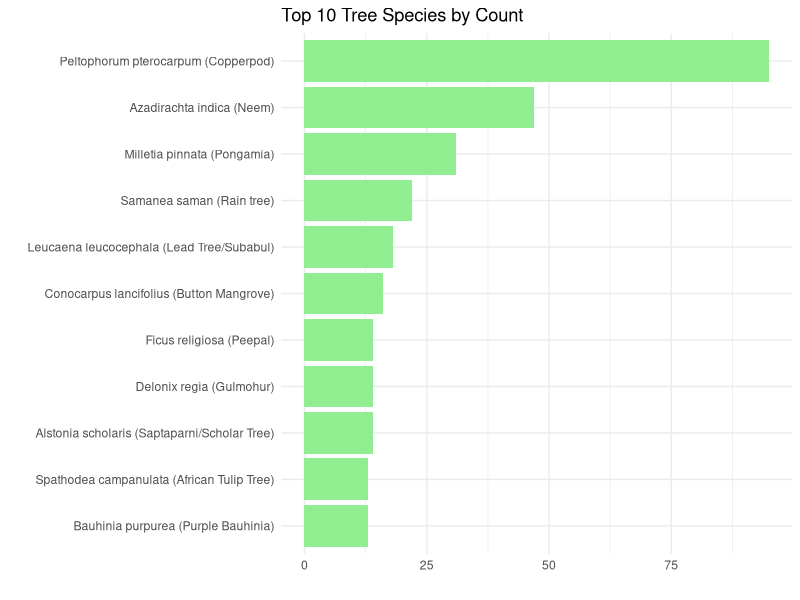
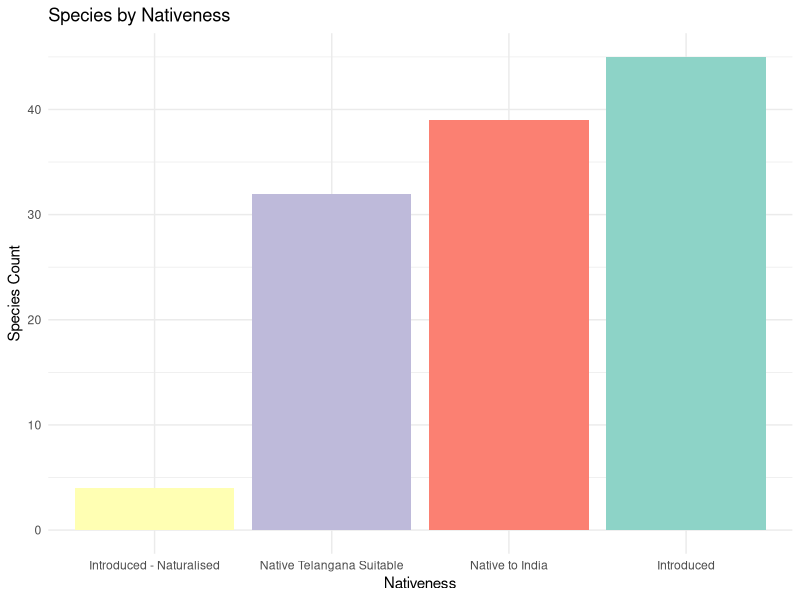
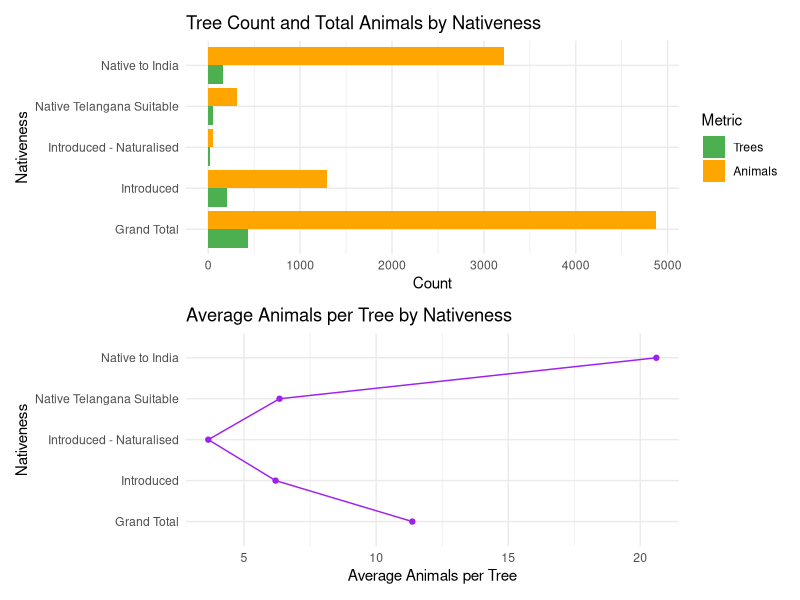
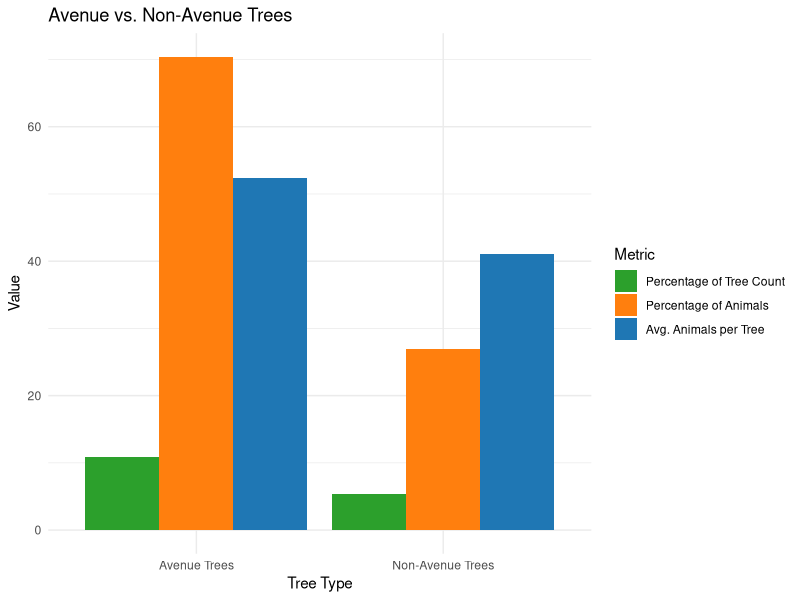
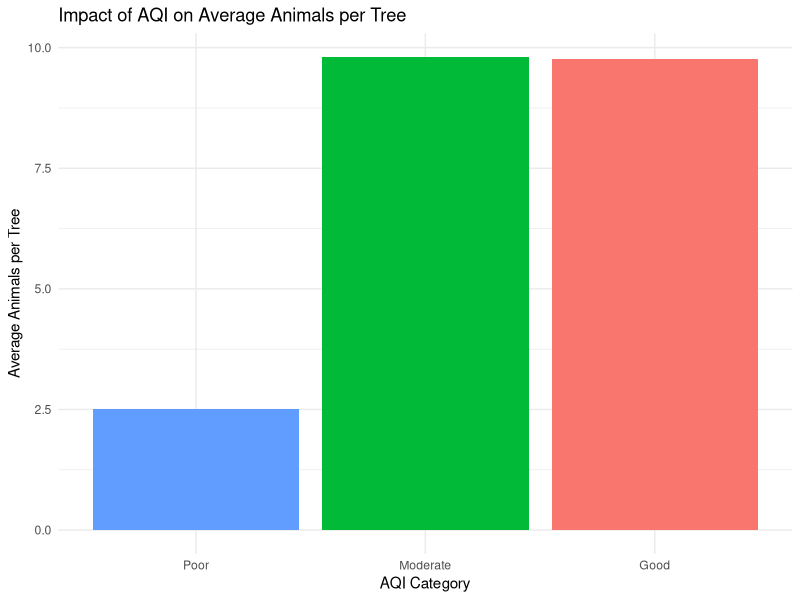

Write R code to recreate these figures, in order.
## ---- chunk 1
# Load necessary libraries
library(ggplot2)
library(dplyr)

treeData  <- read.csv("data/TreeData.csv")

# Assuming treeData is your data frame
tree_counts <- treeData %>%
  group_by(TreeSpeciesName) %>%
  summarize(TreeCount = n()) %>%
  arrange(desc(TreeCount))

# Remove the "Unidentified / Other" entry
filtered_tree_counts <- tree_counts %>%
  filter(TreeSpeciesName != "Unidentified / Other")

# Get the top 10 species after removing "Unidentified / Other"
top_10_filtered_tree_counts <- filtered_tree_counts %>%
  top_n(10, wt = TreeCount)
## ---- chunk 2
# Create the bar chart
ggplot(top_10_filtered_tree_counts, aes(x = reorder(TreeSpeciesName, TreeCount), y = TreeCount)) +
  geom_bar(stat = "identity", fill = "lightgreen") +
  coord_flip() +  # Flip coordinates for better readability
  labs(title = "Top 10 Tree Species by Count",
       x = "",
       y = "") +
  theme_minimal()

## ---- chunk 3
nativeness <- filtered_tree_counts %>%
  left_join(treeData %>% select(TreeSpeciesName, Nativeness) %>% distinct(), by = "TreeSpeciesName")

# Summarize the data by Nativeness
nativeness_summary <- nativeness %>%
  group_by(Nativeness) %>%
  summarize(
    TotalTreeCount = sum(TreeCount),
    SpeciesCount = n(),
    ExampleSpecies = paste(unique(TreeSpeciesName), collapse = ", ")
  ) %>%
  arrange(desc(TotalTreeCount))

# Print the summarized data nicely
print(nativeness_summary)
## ---- chunk 4
# Create a bar chart to display the total tree count by nativeness with species names
ggplot(nativeness_summary, aes(x = reorder(Nativeness, SpeciesCount), y = SpeciesCount, fill = Nativeness)) +
  geom_bar(stat = "identity") +
  #geom_text(aes(label = ExampleSpecies),nudge_x = -0.2, hjust = 0.1, size = 3.5, color = "black") +  # Add species names
  #coord_flip() +  # Flip coordinates for better readability
  labs(title = "Species by Nativeness",
       x = "Nativeness",
       y = "Species Count") +
  theme_minimal() +
  scale_fill_brewer(palette = "Set3")  + # Optional: use a color palette for better visualization
  theme(legend.position = "none")  # Remove the legend


## ---- chunk 5
# install.packages("tidyverse")
# install.packages("patchwork")

library(patchwork)
library(tidyverse)
library(dplyr)

treeData  <- read.csv("data/TreeData.csv")
animalData <- read.csv("data/AnimalData.csv")
treeAnimalData  <- read.csv("data/TreeAnimalData.csv")

colnames(treeAnimalData)
colnames(treeData)

identified_significant_tree_counts <- treeData %>%
  group_by(TreeSpeciesName) %>%
  summarize(TreeCount = n()) %>%
  arrange(desc(TreeCount)) %>%
  filter(TreeSpeciesName != "Unidentified / Other" & TreeCount > 5) 

nativeness_summary_significant <- identified_significant_tree_counts%>%
  left_join(treeData %>% select(TreeSpeciesName, Nativeness) %>% distinct(), by = "TreeSpeciesName") %>%
  group_by(Nativeness) %>%
  summarize(SpeciesCount = n(), AllTreesCount = sum(TreeCount)) %>%
  # Add a total row
  bind_rows(
    tibble(
      Nativeness = "Grand Total",
      SpeciesCount = sum(.$SpeciesCount),
      AllTreesCount = sum(.$AllTreesCount)
    )
  )

nativeness_summary_significant

# Nativeness-Animal Relation ####

# Filter treeAnimalData to include only significant tree species and join with tree counts
animal_summary_table <- treeAnimalData %>%
  filter(TreeSpeciesName %in% identified_significant_tree_counts$TreeSpeciesName) %>%
  group_by(Nativeness) %>%
  summarize(
    SUM_TotalAnimals = sum(AnimalCount, na.rm = TRUE),
  ) %>%
  # Add a total row
  bind_rows(
    tibble(
      Nativeness = "Grand Total",
      SUM_TotalAnimals = sum(.$SUM_TotalAnimals)
    )
  )

animal_summary_table

combined_summary <- nativeness_summary_significant %>%
  left_join(animal_summary_table, by = "Nativeness") %>%
  mutate(
    AVG_AnimalsPerTree = ifelse(AllTreesCount > 0, SUM_TotalAnimals / AllTreesCount, NA)  # Calculate average animals per tree
  )

# View the combined summary
print(combined_summary)




# Create a data frame for plotting to handle both TreeCount and TotalAnimals together
plot_data <- combined_summary %>%
  select(Nativeness, AllTreesCount, SUM_TotalAnimals, AVG_AnimalsPerTree) %>%
  pivot_longer(cols = c(AllTreesCount, SUM_TotalAnimals, AVG_AnimalsPerTree),
               names_to = "Metric",
               values_to = "Value")

# Plot Tree Count and Total Animals using bar chart
tree_animals_plot <- ggplot(plot_data %>% filter(Metric != "AVG_AnimalsPerTree"),
                            aes(x = Nativeness, y = Value, fill = Metric)) +
  geom_bar(stat = "identity", position = "dodge") +
  labs(title = "Tree Count and Total Animals by Nativeness",
       x = "Nativeness",
       y = "Count",
       fill = "Metric") +
  theme_minimal() +
  coord_flip() +
  scale_fill_manual(values = c("AllTreesCount" = "#4CAF50", "SUM_TotalAnimals" = "orange"),
                    labels = c("Trees", "Animals"))  # Custom labels

# Plot Average Animals per Tree using line plot
avg_animals_plot <- ggplot(plot_data %>% filter(Metric == "AVG_AnimalsPerTree"),
                           aes(x = Nativeness, y = Value, group = 1)) +
  geom_line(color = "purple") +
  geom_point(color = "purple") +
  labs(title = "Average Animals per Tree by Nativeness",
       x = "Nativeness",
       y = "Average Animals per Tree") +
  theme_minimal() +
  coord_flip()

# Combine plots
combined_plot <- tree_animals_plot / avg_animals_plot
## ---- chunk 6
# Display the combined plot
print(combined_plot)
## ---- chunk 7
# Data for Avenue vs. Non-Avenue Trees
avenue_non_avenue_data <- data.frame(
  Type = c("Avenue Trees", "Non-Avenue Trees"),
  PercentageTreeCount = c(52.32, 41.04),
  PercentageAnimals = c(70.39, 26.99),
  AvgAnimalsPerTree = c(10.8, 5.3)
)
library(ggplot2)
library(tidyr)

# Reshape the data for plotting
avenue_non_avenue_long <- avenue_non_avenue_data %>%
  pivot_longer(cols = c(PercentageTreeCount, PercentageAnimals, AvgAnimalsPerTree),
               names_to = "Metric",
               values_to = "Value")

# Plot Avenue vs. Non-Avenue Trees
avenue_non_avenue_plot <- ggplot(avenue_non_avenue_long, aes(x = Type, y = Value, fill = Metric)) +
  geom_bar(stat = "identity", position = "dodge") +
  labs(title = "Avenue vs. Non-Avenue Trees",
       x = "Tree Type",
       y = "Value",
       fill = "Metric") +
  theme_minimal() +
  scale_fill_manual(values = c("PercentageTreeCount" = "#1f77b4", 
                               "PercentageAnimals" = "#ff7f0e",
                               "AvgAnimalsPerTree" = "#2ca02c"),
                    labels = c("Percentage of Tree Count", "Percentage of Animals", "Avg. Animals per Tree"))


## ---- chunk 8

print(avenue_non_avenue_plot)

## ---- chunk 9
treeData  <- read.csv("data/TreeData.csv")
animalData <- read.csv("data/AnimalData.csv")
treeAnimalData  <- read.csv("data/TreeAnimalData.csv")

aqi_summary <- treeAnimalData %>%
  filter(AQI != '-') %>%
  group_by(AQI) %>%
  summarize(
    Total_Trees = n(),
    Total_Animals = sum(AnimalCount, na.rm = TRUE),
    Average_Animals_Per_Tree = mean(AnimalCount, na.rm = TRUE)
  )

library(ggplot2)
## ---- chunk 10

# Plot the summary statistics
ggplot(aqi_summary, aes(x = factor(AQI, levels = rev(unique(AQI))), y = Average_Animals_Per_Tree, fill = AQI)) +
  geom_bar(stat = "identity") +
  labs(title = "Impact of AQI on Average Animals per Tree",
       x = "AQI Category",
       y = "Average Animals per Tree") +
  theme_minimal() + 
  theme(legend.position = 'none')


